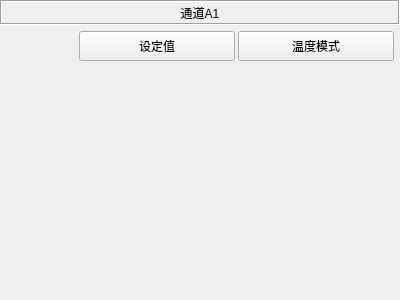
<?xml version="1.0" encoding="UTF-8"?>
<ui version="4.0">
 <class>CSensorData</class>
 <widget class="QWidget" name="CSensorData">
  <property name="geometry">
   <rect>
    <x>0</x>
    <y>0</y>
    <width>400</width>
    <height>300</height>
   </rect>
  </property>
  <property name="minimumSize">
   <size>
    <width>230</width>
    <height>207</height>
   </size>
  </property>
  <property name="windowTitle">
   <string>Form</string>
  </property>
  <property name="styleSheet">
   <string notr="true"/>
  </property>
  <layout class="QVBoxLayout" name="verticalLayout">
   <property name="spacing">
    <number>0</number>
   </property>
   <property name="leftMargin">
    <number>0</number>
   </property>
   <property name="topMargin">
    <number>0</number>
   </property>
   <property name="rightMargin">
    <number>0</number>
   </property>
   <property name="bottomMargin">
    <number>0</number>
   </property>
   <item>
    <widget class="QLabel" name="labName">
     <property name="sizePolicy">
      <sizepolicy hsizetype="Preferred" vsizetype="Fixed">
       <horstretch>0</horstretch>
       <verstretch>0</verstretch>
      </sizepolicy>
     </property>
     <property name="minimumSize">
      <size>
       <width>0</width>
       <height>25</height>
      </size>
     </property>
     <property name="frameShape">
      <enum>QFrame::Box</enum>
     </property>
     <property name="frameShadow">
      <enum>QFrame::Sunken</enum>
     </property>
     <property name="text">
      <string>通道A1</string>
     </property>
     <property name="alignment">
      <set>Qt::AlignCenter</set>
     </property>
    </widget>
   </item>
   <item>
    <widget class="QWidget" name="widgetMain" native="true">
     <layout class="QGridLayout" name="gridLayout">
      <property name="leftMargin">
       <number>6</number>
      </property>
      <property name="topMargin">
       <number>6</number>
      </property>
      <property name="rightMargin">
       <number>6</number>
      </property>
      <property name="bottomMargin">
       <number>6</number>
      </property>
      <property name="horizontalSpacing">
       <number>0</number>
      </property>
      <item row="0" column="0" colspan="2">
       <widget class="QWidget" name="widgetTop" native="true">
        <property name="sizePolicy">
         <sizepolicy hsizetype="Preferred" vsizetype="Fixed">
          <horstretch>0</horstretch>
          <verstretch>0</verstretch>
         </sizepolicy>
        </property>
        <property name="minimumSize">
         <size>
          <width>0</width>
          <height>30</height>
         </size>
        </property>
        <layout class="QHBoxLayout" name="horizontalLayout">
         <property name="spacing">
          <number>3</number>
         </property>
         <property name="leftMargin">
          <number>0</number>
         </property>
         <property name="topMargin">
          <number>0</number>
         </property>
         <property name="rightMargin">
          <number>0</number>
         </property>
         <property name="bottomMargin">
          <number>0</number>
         </property>
         <item>
          <widget class="SwitchButton" name="switchEn" native="true">
           <property name="sizePolicy">
            <sizepolicy hsizetype="Expanding" vsizetype="Preferred">
             <horstretch>0</horstretch>
             <verstretch>0</verstretch>
            </sizepolicy>
           </property>
           <property name="minimumSize">
            <size>
             <width>70</width>
             <height>0</height>
            </size>
           </property>
           <property name="maximumSize">
            <size>
             <width>70</width>
             <height>16777215</height>
            </size>
           </property>
          </widget>
         </item>
         <item>
          <widget class="QPushButton" name="btnSetValue">
           <property name="sizePolicy">
            <sizepolicy hsizetype="Expanding" vsizetype="Expanding">
             <horstretch>0</horstretch>
             <verstretch>0</verstretch>
            </sizepolicy>
           </property>
           <property name="text">
            <string>设定值</string>
           </property>
          </widget>
         </item>
         <item>
          <widget class="QPushButton" name="btnMode">
           <property name="sizePolicy">
            <sizepolicy hsizetype="Expanding" vsizetype="Expanding">
             <horstretch>0</horstretch>
             <verstretch>0</verstretch>
            </sizepolicy>
           </property>
           <property name="text">
            <string>温度模式</string>
           </property>
          </widget>
         </item>
        </layout>
       </widget>
      </item>
      <item row="1" column="0" colspan="2">
       <widget class="QWidget" name="widget" native="true">
        <property name="sizePolicy">
         <sizepolicy hsizetype="Preferred" vsizetype="Expanding">
          <horstretch>9</horstretch>
          <verstretch>0</verstretch>
         </sizepolicy>
        </property>
        <layout class="QHBoxLayout" name="horizontalLayout_2">
         <property name="spacing">
          <number>0</number>
         </property>
         <property name="leftMargin">
          <number>0</number>
         </property>
         <property name="topMargin">
          <number>0</number>
         </property>
         <property name="rightMargin">
          <number>0</number>
         </property>
         <property name="bottomMargin">
          <number>0</number>
         </property>
         <item>
          <widget class="QWidget" name="widgetVoltage" native="true">
           <property name="sizePolicy">
            <sizepolicy hsizetype="Preferred" vsizetype="Preferred">
             <horstretch>9</horstretch>
             <verstretch>0</verstretch>
            </sizepolicy>
           </property>
           <layout class="QVBoxLayout" name="verticalLayout_2"/>
          </widget>
         </item>
        </layout>
       </widget>
      </item>
     </layout>
    </widget>
   </item>
  </layout>
 </widget>
 <customwidgets>
  <customwidget>
   <class>SwitchButton</class>
   <extends>QWidget</extends>
   <header location="global">switchbutton.h</header>
   <container>1</container>
  </customwidget>
 </customwidgets>
 <resources/>
 <connections/>
</ui>
